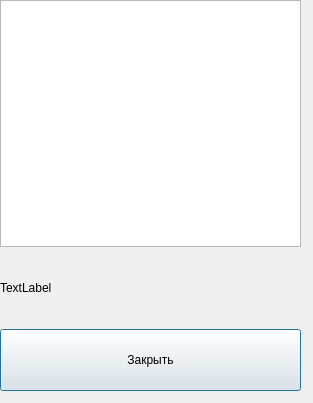
<?xml version="1.0" encoding="UTF-8"?>
<ui version="4.0">
 <class>CartWindow</class>
 <widget class="QDialog" name="CartWindow">
  <property name="geometry">
   <rect>
    <x>0</x>
    <y>0</y>
    <width>313</width>
    <height>403</height>
   </rect>
  </property>
  <property name="windowTitle">
   <string> Корзина</string>
  </property>
  <widget class="QWidget" name="verticalLayoutWidget">
   <property name="geometry">
    <rect>
     <x>0</x>
     <y>0</y>
     <width>301</width>
     <height>391</height>
    </rect>
   </property>
   <layout class="QVBoxLayout" name="verticalLayout" stretch="4,1,1">
    <property name="spacing">
     <number>10</number>
    </property>
    <item>
     <widget class="QListWidget" name="listWidget">
      <property name="sizePolicy">
       <sizepolicy hsizetype="Preferred" vsizetype="Preferred">
        <horstretch>0</horstretch>
        <verstretch>0</verstretch>
       </sizepolicy>
      </property>
     </widget>
    </item>
    <item>
     <widget class="QLabel" name="label">
      <property name="sizePolicy">
       <sizepolicy hsizetype="Preferred" vsizetype="Preferred">
        <horstretch>0</horstretch>
        <verstretch>0</verstretch>
       </sizepolicy>
      </property>
      <property name="text">
       <string>TextLabel</string>
      </property>
     </widget>
    </item>
    <item>
     <widget class="QPushButton" name="btn_close">
      <property name="sizePolicy">
       <sizepolicy hsizetype="Preferred" vsizetype="Preferred">
        <horstretch>0</horstretch>
        <verstretch>0</verstretch>
       </sizepolicy>
      </property>
      <property name="text">
       <string>Закрыть</string>
      </property>
     </widget>
    </item>
   </layout>
  </widget>
 </widget>
 <resources/>
 <connections>
  <connection>
   <sender>btn_close</sender>
   <signal>clicked()</signal>
   <receiver>CartWindow</receiver>
   <slot>close()</slot>
   <hints>
    <hint type="sourcelabel">
     <x>154</x>
     <y>348</y>
    </hint>
    <hint type="destinationlabel">
     <x>154</x>
     <y>184</y>
    </hint>
   </hints>
  </connection>
 </connections>
</ui>
